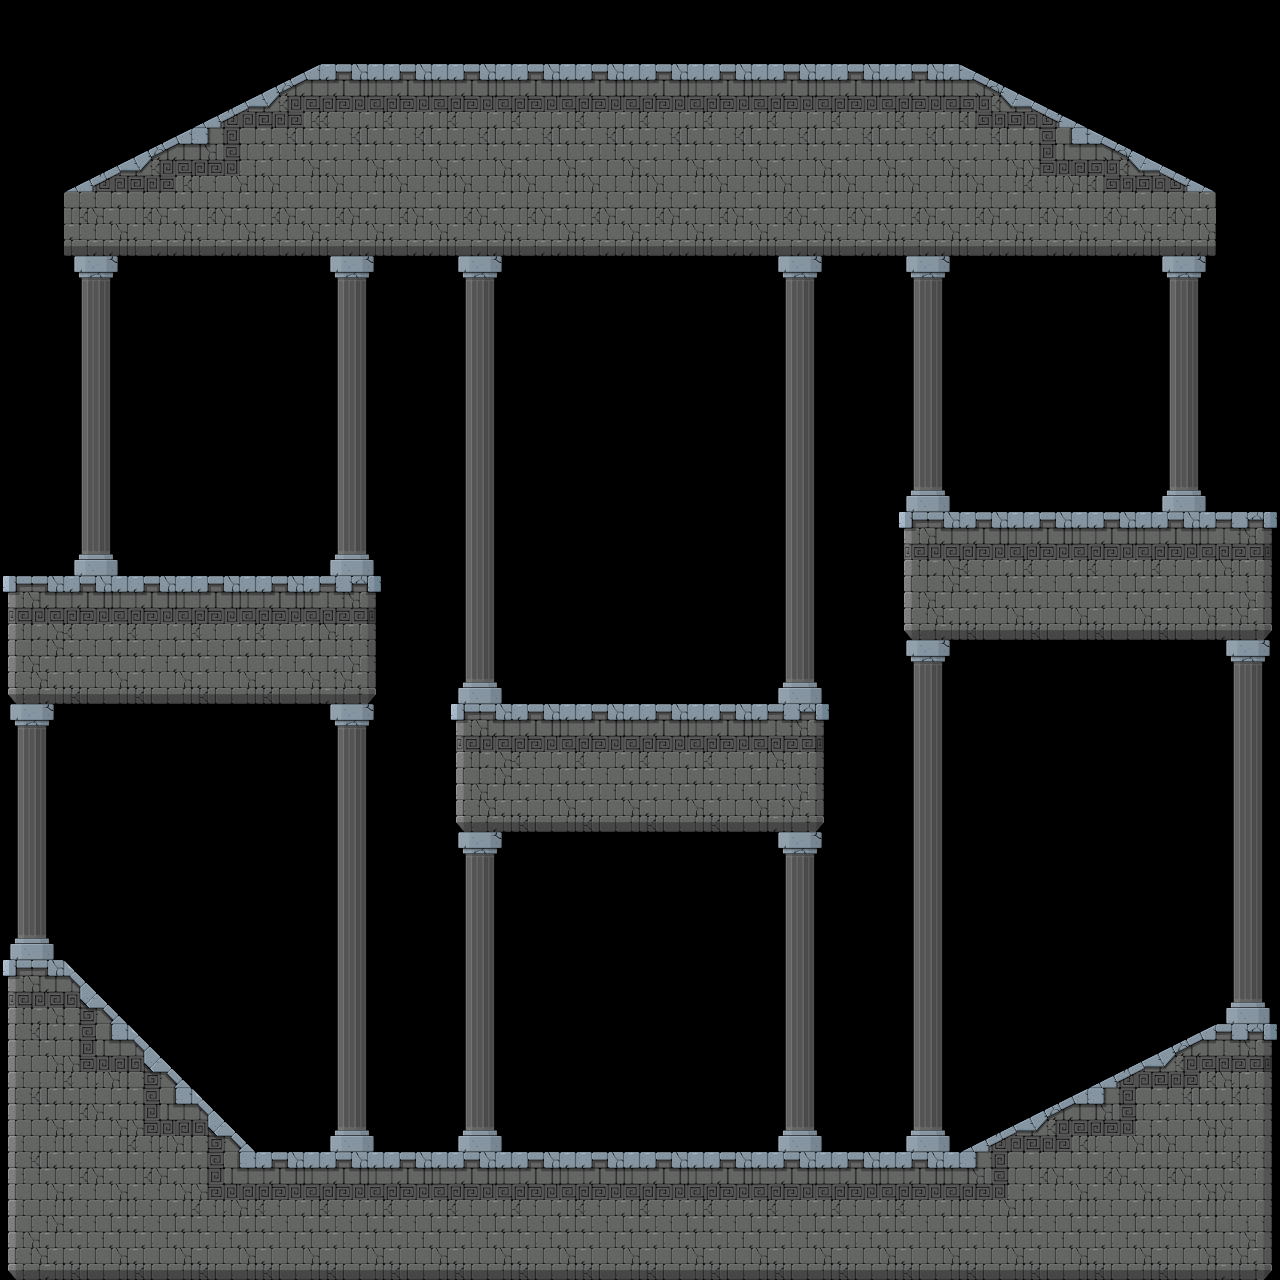

A 2D game scene composited from a Tiled map and its tileset images. What follows is a short description and the map's XML, with each tile layer's data collapsed to a summary:
An orthogonal 20x20 tile map with 64x64 px tiles, 2 tile layers (Collisions, Others).

<map version="1.0" orientation="orthogonal" renderorder="right-down" width="20" height="20" tilewidth="64" tileheight="64" nextobjectid="1">
 <tileset firstgid="1" name="Tileset" tilewidth="64" tileheight="64" tilecount="72" columns="8">
  <image source="Tileset.png" width="512" height="576" />
 </tileset>
 <layer name="Collisions" width="20" height="20">
  <data>[400 cells, 150 non-empty, 20 distinct tile ids]</data>
 </layer>
 <layer name="Others" width="20" height="20">
  <data>[400 cells, 75 non-empty, 4 distinct tile ids]</data>
 </layer>
</map>
